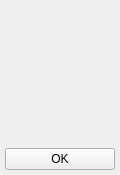
<?xml version="1.0" encoding="UTF-8"?>
<ui version="4.0">
 <class>cam_ui_nullClass</class>
 <widget class="QWidget" name="cam_ui_nullClass">
  <property name="geometry">
   <rect>
    <x>0</x>
    <y>0</y>
    <width>120</width>
    <height>175</height>
   </rect>
  </property>
  <property name="minimumSize">
   <size>
    <width>120</width>
    <height>175</height>
   </size>
  </property>
  <property name="maximumSize">
   <size>
    <width>120</width>
    <height>175</height>
   </size>
  </property>
  <property name="windowTitle">
   <string>cam_ui_null</string>
  </property>
  <layout class="QVBoxLayout" name="verticalLayout">
   <property name="margin">
    <number>5</number>
   </property>
   <item>
    <spacer name="verticalSpacer">
     <property name="orientation">
      <enum>Qt::Vertical</enum>
     </property>
     <property name="sizeHint" stdset="0">
      <size>
       <width>20</width>
       <height>132</height>
      </size>
     </property>
    </spacer>
   </item>
   <item>
    <widget class="QPushButton" name="OkButton">
     <property name="text">
      <string>OK</string>
     </property>
    </widget>
   </item>
  </layout>
 </widget>
 <layoutdefault spacing="6" margin="11"/>
 <resources/>
 <connections/>
</ui>
